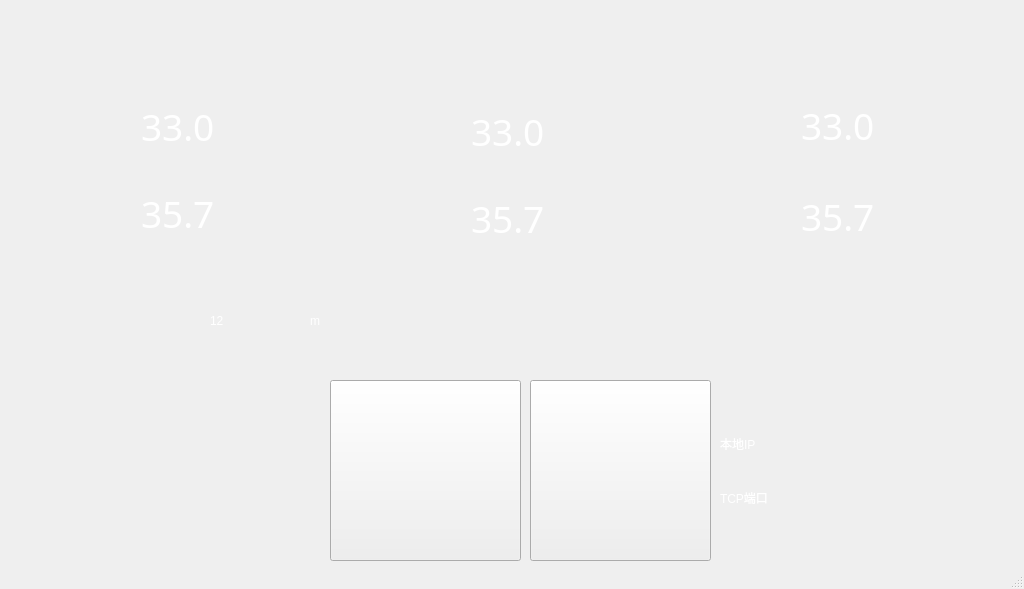
<?xml version="1.0" encoding="UTF-8"?>
<ui version="4.0">
 <class>MainWindow</class>
 <widget class="QMainWindow" name="MainWindow">
  <property name="geometry">
   <rect>
    <x>0</x>
    <y>0</y>
    <width>1024</width>
    <height>589</height>
   </rect>
  </property>
  <property name="minimumSize">
   <size>
    <width>1024</width>
    <height>550</height>
   </size>
  </property>
  <property name="maximumSize">
   <size>
    <width>1024</width>
    <height>600</height>
   </size>
  </property>
  <property name="windowTitle">
   <string>MainWindow</string>
  </property>
  <property name="styleSheet">
   <string notr="true">background-image: url(:/png/bg3.png);</string>
  </property>
  <widget class="QWidget" name="centralwidget">
   <widget class="QLabel" name="watericon">
    <property name="geometry">
     <rect>
      <x>20</x>
      <y>300</y>
      <width>251</width>
      <height>271</height>
     </rect>
    </property>
    <property name="styleSheet">
     <string notr="true">border-image: url(:/png/water_20.png);</string>
    </property>
    <property name="text">
     <string/>
    </property>
   </widget>
   <widget class="QWidget" name="widget" native="true">
    <property name="geometry">
     <rect>
      <x>720</x>
      <y>420</y>
      <width>281</width>
      <height>101</height>
     </rect>
    </property>
    <layout class="QVBoxLayout" name="verticalLayout_4">
     <item>
      <layout class="QGridLayout" name="gridLayout_7">
       <item row="0" column="1">
        <widget class="QLabel" name="label_ip_addr">
         <property name="styleSheet">
          <string notr="true">font: 500 12pt &quot;文泉驿等宽正黑&quot;;
color: rgb(255, 255, 255);</string>
         </property>
         <property name="text">
          <string/>
         </property>
        </widget>
       </item>
       <item row="1" column="0">
        <widget class="QLabel" name="label_12">
         <property name="styleSheet">
          <string notr="true">font: 500 10pt &quot;文泉驿等宽正黑&quot;;
color: rgb(255, 255, 255);</string>
         </property>
         <property name="text">
          <string>TCP端口</string>
         </property>
        </widget>
       </item>
       <item row="1" column="1">
        <widget class="QLabel" name="label_tcp_port">
         <property name="styleSheet">
          <string notr="true">font: 500 12pt &quot;文泉驿等宽正黑&quot;;
color: rgb(255, 255, 255);</string>
         </property>
         <property name="text">
          <string/>
         </property>
        </widget>
       </item>
       <item row="0" column="0">
        <widget class="QLabel" name="label_10">
         <property name="styleSheet">
          <string notr="true">font: 500 10pt &quot;文泉驿等宽正黑&quot;;
color: rgb(255, 255, 255);</string>
         </property>
         <property name="text">
          <string>本地IP</string>
         </property>
        </widget>
       </item>
      </layout>
     </item>
    </layout>
   </widget>
   <widget class="QWidget" name="layoutWidget">
    <property name="geometry">
     <rect>
      <x>760</x>
      <y>60</y>
      <width>161</width>
      <height>221</height>
     </rect>
    </property>
    <layout class="QGridLayout" name="gridLayout">
     <item row="0" column="0">
      <widget class="QLabel" name="temicon_3">
       <property name="styleSheet">
        <string notr="true">border-image: url(:/png/tem_ok.png);</string>
       </property>
       <property name="text">
        <string/>
       </property>
      </widget>
     </item>
     <item row="0" column="1">
      <widget class="QLabel" name="temp_3">
       <property name="minimumSize">
        <size>
         <width>80</width>
         <height>2</height>
        </size>
       </property>
       <property name="maximumSize">
        <size>
         <width>80</width>
         <height>40</height>
        </size>
       </property>
       <property name="font">
        <font>
         <family>文泉驿等宽正黑</family>
         <pointsize>28</pointsize>
        </font>
       </property>
       <property name="styleSheet">
        <string notr="true">color: rgb(255, 255, 255);</string>
       </property>
       <property name="text">
        <string>33.0</string>
       </property>
      </widget>
     </item>
     <item row="0" column="2">
      <widget class="QLabel" name="label_6">
       <property name="styleSheet">
        <string notr="true">border-image: url(:/png/tem_char.png);</string>
       </property>
       <property name="text">
        <string/>
       </property>
      </widget>
     </item>
     <item row="1" column="0">
      <widget class="QLabel" name="humicon_3">
       <property name="styleSheet">
        <string notr="true">border-image: url(:/png/humi_ok.png);</string>
       </property>
       <property name="text">
        <string/>
       </property>
      </widget>
     </item>
     <item row="1" column="1">
      <widget class="QLabel" name="humi_3">
       <property name="minimumSize">
        <size>
         <width>80</width>
         <height>40</height>
        </size>
       </property>
       <property name="maximumSize">
        <size>
         <width>80</width>
         <height>40</height>
        </size>
       </property>
       <property name="font">
        <font>
         <family>文泉驿等宽正黑</family>
         <pointsize>28</pointsize>
        </font>
       </property>
       <property name="styleSheet">
        <string notr="true">color: rgb(255, 255, 255);</string>
       </property>
       <property name="text">
        <string>35.7</string>
       </property>
      </widget>
     </item>
     <item row="1" column="2">
      <widget class="QLabel" name="label_7">
       <property name="styleSheet">
        <string notr="true">border-image: url(:/png/humi_char.png);</string>
       </property>
       <property name="text">
        <string/>
       </property>
      </widget>
     </item>
    </layout>
   </widget>
   <widget class="QWidget" name="layoutWidget">
    <property name="geometry">
     <rect>
      <x>430</x>
      <y>70</y>
      <width>161</width>
      <height>211</height>
     </rect>
    </property>
    <layout class="QGridLayout" name="gridLayout_2">
     <item row="0" column="0">
      <widget class="QLabel" name="temicon_2">
       <property name="styleSheet">
        <string notr="true">border-image: url(:/png/tem_ok.png);</string>
       </property>
       <property name="text">
        <string/>
       </property>
      </widget>
     </item>
     <item row="0" column="1">
      <widget class="QLabel" name="temp_2">
       <property name="minimumSize">
        <size>
         <width>80</width>
         <height>2</height>
        </size>
       </property>
       <property name="maximumSize">
        <size>
         <width>80</width>
         <height>40</height>
        </size>
       </property>
       <property name="font">
        <font>
         <family>文泉驿等宽正黑</family>
         <pointsize>28</pointsize>
        </font>
       </property>
       <property name="styleSheet">
        <string notr="true">color: rgb(255, 255, 255);</string>
       </property>
       <property name="text">
        <string>33.0</string>
       </property>
      </widget>
     </item>
     <item row="0" column="2">
      <widget class="QLabel" name="label_3">
       <property name="styleSheet">
        <string notr="true">border-image: url(:/png/tem_char.png);</string>
       </property>
       <property name="text">
        <string/>
       </property>
      </widget>
     </item>
     <item row="1" column="0">
      <widget class="QLabel" name="humicon_2">
       <property name="styleSheet">
        <string notr="true">border-image: url(:/png/humi_ok.png);</string>
       </property>
       <property name="text">
        <string/>
       </property>
      </widget>
     </item>
     <item row="1" column="1">
      <widget class="QLabel" name="humi_2">
       <property name="minimumSize">
        <size>
         <width>80</width>
         <height>40</height>
        </size>
       </property>
       <property name="maximumSize">
        <size>
         <width>80</width>
         <height>40</height>
        </size>
       </property>
       <property name="font">
        <font>
         <family>文泉驿等宽正黑</family>
         <pointsize>28</pointsize>
        </font>
       </property>
       <property name="styleSheet">
        <string notr="true">color: rgb(255, 255, 255);</string>
       </property>
       <property name="text">
        <string>35.7</string>
       </property>
      </widget>
     </item>
     <item row="1" column="2">
      <widget class="QLabel" name="label_4">
       <property name="styleSheet">
        <string notr="true">border-image: url(:/png/humi_char.png);</string>
       </property>
       <property name="text">
        <string/>
       </property>
      </widget>
     </item>
    </layout>
   </widget>
   <widget class="QWidget" name="layoutWidget">
    <property name="geometry">
     <rect>
      <x>100</x>
      <y>65</y>
      <width>161</width>
      <height>211</height>
     </rect>
    </property>
    <layout class="QGridLayout" name="gridLayout_3">
     <item row="1" column="0">
      <widget class="QLabel" name="humicon_1">
       <property name="styleSheet">
        <string notr="true">border-image: url(:/png/humi_ok.png);</string>
       </property>
       <property name="text">
        <string/>
       </property>
      </widget>
     </item>
     <item row="1" column="1">
      <widget class="QLabel" name="humi">
       <property name="minimumSize">
        <size>
         <width>80</width>
         <height>40</height>
        </size>
       </property>
       <property name="maximumSize">
        <size>
         <width>80</width>
         <height>40</height>
        </size>
       </property>
       <property name="font">
        <font>
         <family>文泉驿等宽正黑</family>
         <pointsize>28</pointsize>
        </font>
       </property>
       <property name="styleSheet">
        <string notr="true">color: rgb(255, 255, 255);</string>
       </property>
       <property name="text">
        <string>35.7</string>
       </property>
      </widget>
     </item>
     <item row="0" column="1">
      <widget class="QLabel" name="temp">
       <property name="minimumSize">
        <size>
         <width>80</width>
         <height>2</height>
        </size>
       </property>
       <property name="maximumSize">
        <size>
         <width>80</width>
         <height>40</height>
        </size>
       </property>
       <property name="font">
        <font>
         <family>文泉驿等宽正黑</family>
         <pointsize>28</pointsize>
        </font>
       </property>
       <property name="styleSheet">
        <string notr="true">color: rgb(255, 255, 255);</string>
       </property>
       <property name="text">
        <string>33.0</string>
       </property>
      </widget>
     </item>
     <item row="1" column="2">
      <widget class="QLabel" name="label_2">
       <property name="styleSheet">
        <string notr="true">border-image: url(:/png/humi_char.png);</string>
       </property>
       <property name="text">
        <string/>
       </property>
      </widget>
     </item>
     <item row="0" column="2">
      <widget class="QLabel" name="label">
       <property name="styleSheet">
        <string notr="true">border-image: url(:/png/tem_char.png);</string>
       </property>
       <property name="text">
        <string/>
       </property>
      </widget>
     </item>
     <item row="0" column="0">
      <widget class="QLabel" name="temicon_1">
       <property name="styleSheet">
        <string notr="true">border-image: url(:/png/tem_ok.png);</string>
       </property>
       <property name="text">
        <string/>
       </property>
      </widget>
     </item>
    </layout>
   </widget>
   <widget class="QPushButton" name="ringbtton">
    <property name="geometry">
     <rect>
      <x>330</x>
      <y>380</y>
      <width>191</width>
      <height>181</height>
     </rect>
    </property>
    <property name="styleSheet">
     <string notr="true">border-image: url(:/png/beep_ok.png);</string>
    </property>
    <property name="text">
     <string/>
    </property>
   </widget>
   <widget class="QPushButton" name="fansbtton">
    <property name="geometry">
     <rect>
      <x>530</x>
      <y>380</y>
      <width>181</width>
      <height>181</height>
     </rect>
    </property>
    <property name="styleSheet">
     <string notr="true">border-image: url(:/png/fans_ok.png);</string>
    </property>
    <property name="text">
     <string/>
    </property>
   </widget>
   <widget class="QLabel" name="label_8">
    <property name="geometry">
     <rect>
      <x>310</x>
      <y>300</y>
      <width>41</width>
      <height>41</height>
     </rect>
    </property>
    <property name="styleSheet">
     <string notr="true">font: 500 30pt &quot;文泉驿等宽正黑&quot;;
color: rgb(255, 255, 255);</string>
    </property>
    <property name="text">
     <string>m</string>
    </property>
   </widget>
   <widget class="QLabel" name="distance">
    <property name="geometry">
     <rect>
      <x>210</x>
      <y>300</y>
      <width>101</width>
      <height>41</height>
     </rect>
    </property>
    <property name="styleSheet">
     <string notr="true">font: 500 30pt &quot;文泉驿等宽正黑&quot;;
color: rgb(255, 255, 255);</string>
    </property>
    <property name="text">
     <string>12</string>
    </property>
   </widget>
  </widget>
  <widget class="QStatusBar" name="statusbar"/>
 </widget>
 <resources/>
 <connections/>
</ui>
